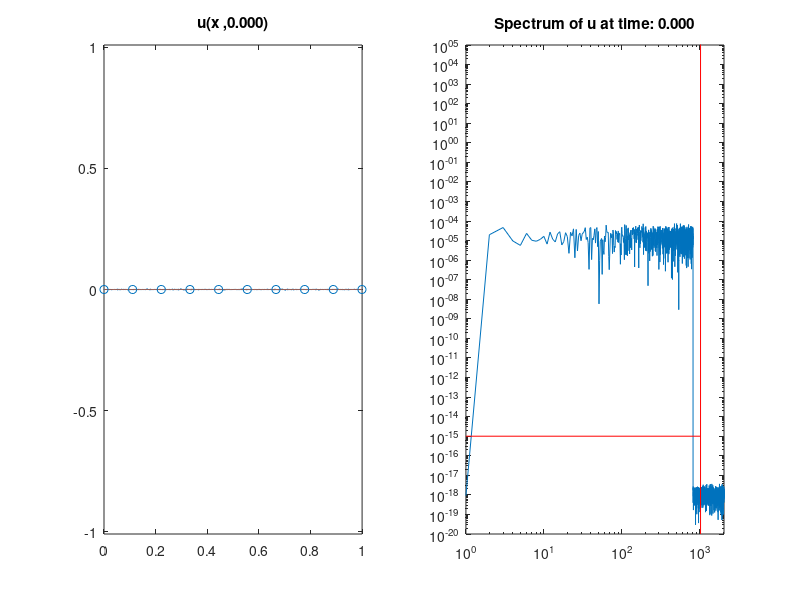

The MATLAB source for this figure: (Note: this script raises an error after producing the figure.)
%function Chafee_Infante(N1,T,nui,alphai,graph)
%Chafee-Infante eq. u_t - nu*u_xx = u - alpha*u^3
%basic constants defined by problem

%%%%%%%%%%%%%%%%%%%%%%%%%%%%%%%%%%%%%%%%%%%%%%%%%%%%%%%%%%%%%%%%%%%%%%%%%%%
%Solves Chafee-Infante equation using data assimilation on a uniform grid
%
%Meant to use loaded data from Data directory
%%%%%%%%%%%%%%%%%%%%%%%%%%%%%%%%%%%%%%%%%%%%%%%%%%%%%%%%%%%%%%%%%%%%%%%%%%%
% close all; clear all;
close all;
clear all;
global alpha nu x N;
global u v x_nodes u_f umv_error 
%% Load Variables
% load('Data\2018.01.23.01.24.03.575.mat')
if( exist('T','var') == 0)
    alpha = 1;
    %alpha = 0;
    nu = 7.5e-6;
%     dt = 0.01;
%     error = ;
    min_nodes = 10;
    L = 1;
    N = 2^12;
    mu = 10;
%    seed = randi(10000)
     seed = 3552;
    T = 20;
end

graph = true;
% graph = false;


%% Initialize other constants

dx = L/N;
%x = linspace(0,L,N);
x = 0 + dx*(0:(N-1));


%% Initial Conditions
% seed = randi(10000);
% fprintf('seed: %d\n', seed);
rng(seed);
a = (10^(0))*randn(1,floor(N/5));
k = 1:1:floor(N/5);
u_0 = zeros(1,N);
for i = 1:floor(N/5)  
    u_0 = u_0 + (a(i)*sin(2*pi*k(i)*x/L));
end
u_0 = u_0/(norm(u_0)*sqrt(dx))*10^-3;

% dt = dx/(1/sqrt(alpha)); % CFL, Courant Fredrich Lewy number for advection
dt = .01;
% dt <= dx/velocity.  Our max velocity is max value u ever takes on, namely
% 1/sqrt(alpha);
timesteps = ceil(T/dt);
% Convex Splitting Method
A = (nu/(dx^2))*gallery('tridiag',N-1,1,-2,1) + (1+2*alpha)*speye(N-1);
B = speye(N-1) - dt*A;

u = u_0';
t=0;
%% Sweeping Data Assimilation

% mu = 50;
% int_nodes = min_nodes;
int_nodes = 10;
i_nodes = floor(linspace(1,N-1,int_nodes));
x_nodes = x(i_nodes);

v = zeros(size(u));
%             error_DA(1) = norm(u_0);
ui = u(2:N);
vi = v(2:N);
u_f = abs(fft(u)/N);
% umv_error = abs(u-v);
% umv_error = ones(1,timesteps);
%% Plot Setup
%plot initial data and define plot
if(graph)
    global h1 h2 h3 f1 e1
    figure
    subplot(1,2,1);
    h1 = plot(x,u_0);
    hold on;
    h2 = plot(x,zeros(1,N));
    h3 = scatter(x_nodes,zeros(1,length(x_nodes)));

    y_amp = max([1.01/sqrt(alpha), 1e-2]);
    axis([0 L -y_amp y_amp]);
    set(h1, 'XDataSource','x');
    set(h1, 'YDataSource','u');
    set(h2, 'XDataSource','x');
    set(h2, 'YDataSource','v');
    set(h3, 'XDataSource','x_nodes');
%     set(h3, 'YDataSource','zeros(1,length(x_nodes))');
    title ( sprintf ('u(x ,%1.3f)',0 ));

%     drawnow;
%     f = subplot(1,2,2);
    subplot(1,2,2);
    f1 = loglog(u_f(1:N/2));
    hold on;
    y1=get(gca,'ylim');
    line([N/4 N/4],[1e-20 1e10],'Color','red');
    line([1e-0 N/4],[1e-15 1e-15],'Color','red');
    axis([1,N/2,1e-20,1e5]);
    set(f1, 'YDataSource','u_f(1:N/2)');
    title ( sprintf ('Spectrum of u at time: %1.3f',t ));
    
%     subplot(2,2,[3 4])
% %     e1 = plot(umv_error);
%     e1 = semilogy(dt:dt:T, umv_error);
% 
% %     ylim([1e-15 1e5])%     set(gca, 'YScale', 'log')
%     set(e1, 'YDataSource', 'umv_error');
%     title(sprintf('Data Assimilation Error at time: %1.3f',t));
    
%     
end


%% Main Loop
% close all
% f = figure;
% line([N/4 N/4], [0 inf]);
% for k = 1:timesteps
%% Ramp up
offset = 0;
% while(max(abs(u))<.999/sqrt(alpha)&&t<T)
while(t<11.08)
    %% Graphing fft
if (graph && mod(offset,100) == 0)
    if(~Graphing(t))
        return
    end
%     pause;
end

    %solves pde
    
    offset = offset +1;
    t = t+dt;
    umv = u - v;
    %error_DA(k) = sqrt(dx)*norm(umv);
    ui = B\(ui.*(ones(N-1,1)+dt.*(alpha.*(-2-(ui.^2))))); %Convex Splitting Method
    u(2:N) = ui;
    u_f = abs(fft(u)/N);
%     umv_error(offset) = sqrt(dx)*norm(u-v);
end
if t >= T
    close all;
    return
end
error_DA = zeros(1,timesteps-offset);
% pause;
%% Data Assimiliation
for k = 1:timesteps-offset
    
        
    t = t+dt;
    umv = u - v;
    error_DA(k) = sqrt(dx)*norm(umv);
    if(max(error_DA(k)>1e50))
        return
    end
    Ih_umv = interp1(x_nodes,umv(i_nodes),x)';
%     Ih_umv(1) = []; 
Ih_umv(end) = [];

    ui = B\(ui.*(ones(N-1,1)+dt.*(alpha.*(-2-(ui.^2))))); %Convex Splitting Method
    
    u(2:N) = ui;
    
    vi = B\(vi+dt*(alpha*(-2*vi-(vi.^3))+ mu*Ih_umv)); %Convex Splitting Method
    v(2:N) = vi;
    %     error_DA(k+1) = norm(u-v);
%     umv_error(offset+k) = sqrt(dx)*norm(u-v);

    
    %% Graphing
    %redraw plot
    show = 20;
    if(k<=10)
        show = 20;
    end
    %     if(max(u)> 0.9/sqrt(alpha)&&graph && mod(k,5) == 0
    if(graph && mod(k,show) == 0)
        if(~Graphing(t))
            return
        end
    end
    
    
end
% if(graph)
%     figure
%     semilogy(dt*(offset+1):dt:T, error_DA);
% end

%% Save Data
%         date = datestr(now,'yyyy.mm.dd.HH.MM.SS.FFF');
%         save(['Data/' date '.mat'],'L','N','T','dt','alpha','nu','mu','seed','int_nodes','min_nodes','error');

function [x_nodes, i_nodes] = updateNodes(prev_nodes)
global x N direction velocity pass;
% if(min(abs(v)) < 1)
%     vel = 1;
% else
%     vel = 20;
% end
if(prev_nodes(end)+direction*velocity >= N-1)
    direction = -1;
    pass = 1;
    i_nodes = [N-length(prev_nodes):N-1];
    x_nodes = x(i_nodes);
elseif(prev_nodes(1)+direction*velocity <=1)
    direction = 1;
    i_nodes = [2:length(prev_nodes)+1];
    x_nodes = x(i_nodes);
else
    % n = min(find((abs(uv)==max(abs(uv)))));
    i_nodes = (prev_nodes+direction*velocity);
    x_nodes = x(i_nodes);
    % x_nodes = [x(prev_nodes),x(n)];
    % i_nodes = [prev_nodes,n];
    %     x_nodes = unique([x(prev_nodes),x(n)]);
    %     i_nodes = unique([prev_nodes,n]);
end
end
function [check] = Graphing(t)
global h1 h2 h3 f1 e1
global x u_f u v error_DA int_nodes N x_nodes umv_error
if(~ishghandle(h1)||~ishghandle(f1))%||~ishghandle(e1))
    check = false;
    return;
end
check = true;
subplot(1,2,1);
refreshdata(h1,'caller');
refreshdata(h2,'caller');
refreshdata(h3,'caller');
% refreshdata;
title ( sprintf ('u(x ,%1.3f)',t ));
%         drawnow;
%
subplot(1,2,2);
refreshdata(f1,'caller');
% refreshdata;
title ( sprintf ('Spectrum of u at time: %1.3f',t ));

% subplot(2,2,[3 4]);
% refreshdata(e1,'caller');
% refreshdata;
% title ( sprintf ('Data Assimilation Error at time: %1.3f',t ));
%         u_hat = fft(u);
%         u_hat = fft(u);
%         loglog(abs(u_hat(1:N/2))/N);
%         hold on;
%         y1=get(gca,'ylim');
% %         line([N/4 N/4],[1e-20 1e10],'Color','red');
%         line([1e-0 N/4],[1e-15 1e-15],'Color','red');
%         axis([1,N/2,1e-20,1e5]);
%         title ( sprintf ('Spectrum of u at time: %1.3f',t ));
drawnow;
end



